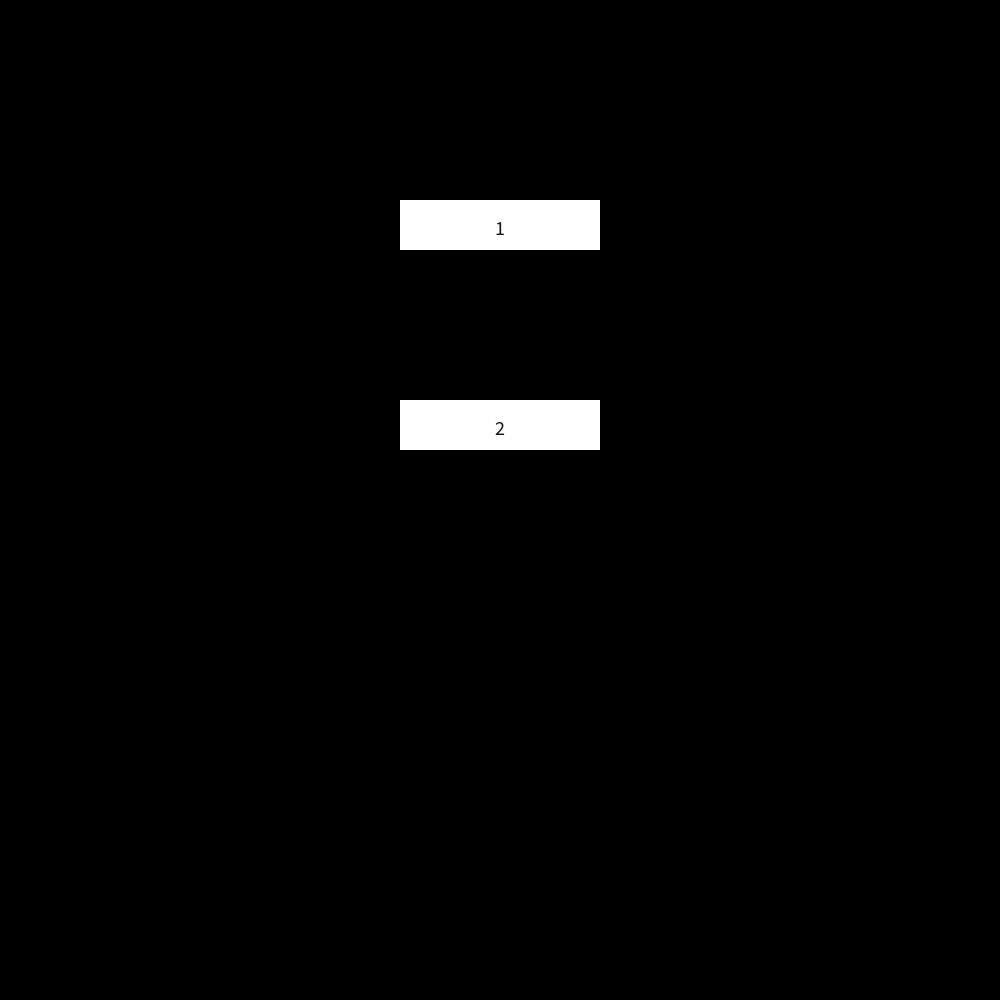
Frame 1 (no input)
Frame 60 (the mouse pressed at the canvas centre just before this capture): identical to frame 1, image omitted
Frame 120 (the mouse held since frame 60 and released just before this capture): identical to frame 1, image omitted

The Processing sketch that drew this single still picture (run headless with seeded random() and noise(); from frame 60 on, the mouse is pressed at the canvas centre):

// Processing sketch: Midterm_WIP
// ── Midterm_WIP.pde

//Variables
int state = 0;

//Sketch Variables
//--Sketch 1 Delayed Color
    float colorA = 0;
    float colorB = 0;
    float colorC = 0;
    float colorBack = 255;
    int delay = 0;
    int delayCut = 30;
    boolean isDisplay;
    






void setup(){
  size(1000, 1000);
  background(0);
  noStroke();
  imageMode(CENTER);

  
}

void draw(){
  background(0);
  if(state == 0){menu();}
  if(state == 1){sketchA();}
}




// Custom setup

void menu()
{
    
//Button 1
        // button((width/2)-100,200,200,50,255);
    if(mouseX > (width/2)-100  && mouseX < ((width/2)-100)+200 && mouseY > 200 && mouseY < 200+50 ){
         
         if(mouseX > ((width/2)-100) && mouseX < ((width/2)-100)+200 && mouseY > 200 && mouseY < 200+50 && mousePressed){
            //Button Pressed
                  button((width/2)-100,200,200,50,100,"1");
                  state = 1;
                  
            //if highlighted
            }else{button((width/2)-100,200,200,50,150,"1");}  
            
            //Otherwise
            }else{button((width/2)-100,200,200,50,255,"1");}
    
//Button 2
    if(mouseX > (width/2)-100  && mouseX < ((width/2)-100)+200 && mouseY > 400 && mouseY < 400+50 ){
         
         if(mouseX > ((width/2)-100) && mouseX < ((width/2)-100)+200 && mouseY > 400 && mouseY < 400+50 && mousePressed){
            //Button Pressed
                  button((width/2)-100,400,200,50,100,"2");
                  
            //if highlighted
            }else{button((width/2)-100,400,200,50,150,"2");}  
            
            //Otherwise
            }else{button((width/2)-100,400,200,50,255,"2");}
          
           
}


// if(mouseX > x && mouseX < x+w && mouseY > y && mouseY < y+h && mousePressed )

void button(int x,int y,int w,int h,int fill,String text){
     fill(fill);
     rect(x,y,w,h);
     fill(20);
     textSize(20);
     textAlign(CENTER);
     text(text,x+(w/2),y+((h/2)+10));
     }
                 

//---------------------------------------------------

void sketchA(){
  //Sketch 1 SS2_Delayed Color
  
  //exit button
  if(mouseX > 20  && mouseX < 20+50 && mouseY > 20 && mouseY < 20+50){
         
         if(mouseX > 20  && mouseX < 20+50 && mouseY > 20 && mouseY < 20+50 && mousePressed){
            //Button Pressed
                  button(20,20,50,50,100,"x");
                  state = 0;
                  
            //if highlighted
            }else{button(20,20,50,50,150,"x");}  
            
            //Otherwise
            }else{button(20,20,50,50,255,"x");}
            
            
  //------------
  
  //shorten mousex and y for easier reference
    int x = mouseX;
    int y = mouseY;
    
    //set background and clear for update
          clear();
          background(55, 55, colorBack);
          
          
          //positional based red boxes
          fill(255,0,0);
          if (x > 500){
            if (y > 500){
              rect(500,500,1000,1000);      
            } else if (y < 500){
              rect(500, 0, 500, 500);
            }
          } else{
            if (y > 500){
              rect(0, 500, 500, 1000);
            } else {
              rect(0, 0, 500, 500);
            }
          }
            
            
            //randomize centered box color
            if (delay < delayCut){
            delay++;
            }
            if(mousePressed){
              if (delay == delayCut){
                if (isDisplay){ 
                  colorA = random(200) + 55;
                  colorB = random(200) + 55;
                  colorC = random(200) + 55;
                  delay = delay - delayCut;
                }
              }
            }
            
            //center box
            if (x > 250 && x < 750){
              if (y > 250 && y < 750){
                fill(colorA, colorB, colorC);
                rect(250, 250, 500, 500);
                isDisplay = true;
                // put red box if cant change color
                if (delay < delayCut){
                  fill(255, 0, 0);
                  rect(375, 375, 250, 250);
                }         
              }else{isDisplay = false;}   
            }else{isDisplay = false;} 
  
            
  
  
 
}



// Used for Various Sketches
void keyPressed(){
  
  //Check if Sketch 1
  if(state == 1){if (keyCode == 32){colorBack = random(100)+ 150;} else {colorBack = 255;}}
  
  
  //Placeholder for Sketch 2
  
  //Placeholder for Sketch 3
}
